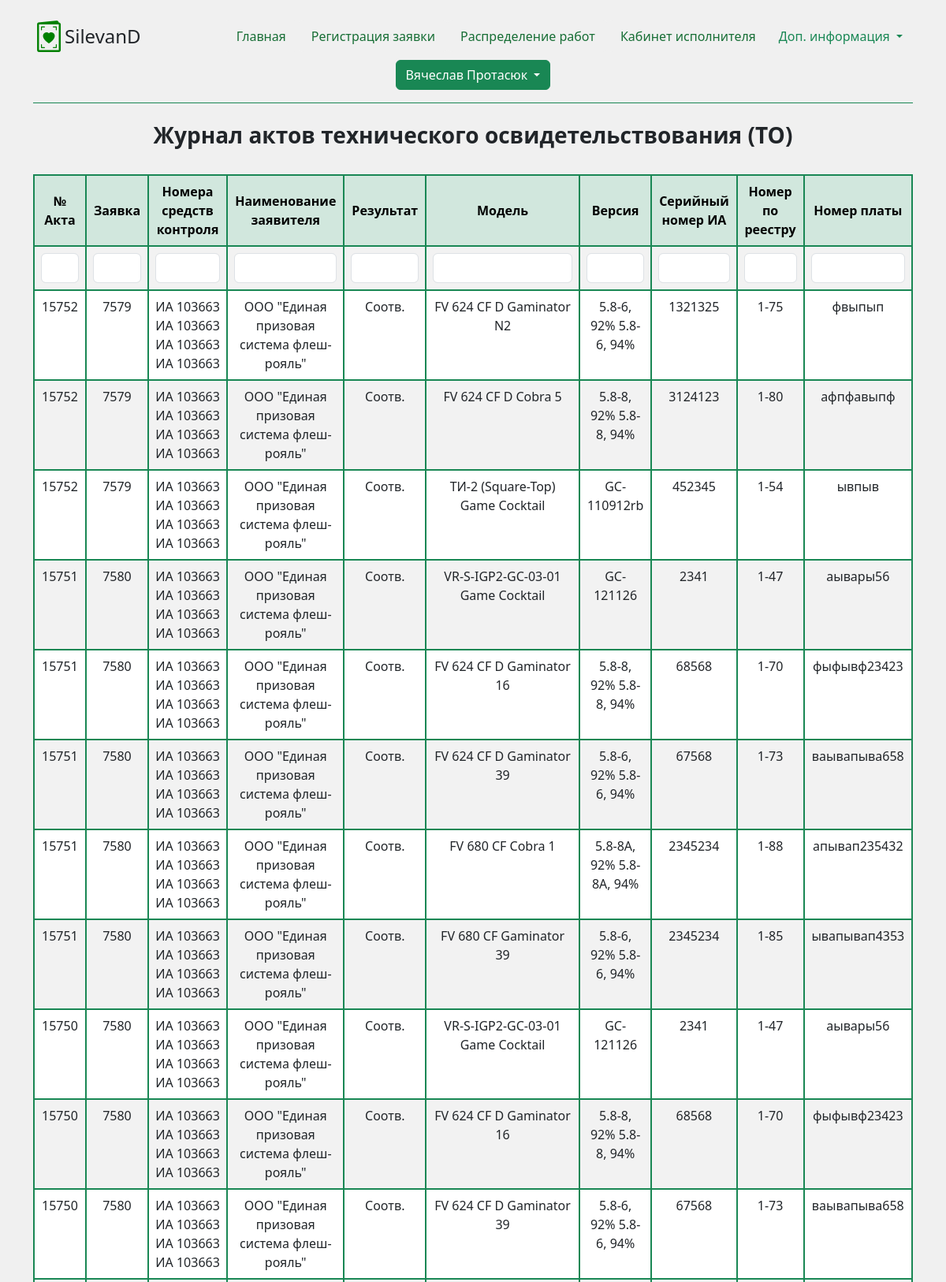
Screenshot of /act_creation/slot_machine_data/ (signed in, upper part) with the database file from the repository.
### act_creation/models.py (models this page shows, shortened)
class Act(models.Model):
    act_number = models.IntegerField(blank=True, null=True, verbose_name='№ Акта')
    distribution = models.ForeignKey('distribution.ControlJournal', on_delete=models.CASCADE, related_name='act_to')
    control_sticks_number = models.TextField(max_length=500, blank=True, null=True, verbose_name='Номера средств контроля')
    conformity = models.ForeignKey('Conformity', on_delete=models.CASCADE, related_name='manufacturer',
                                   blank=True, null=True, verbose_name='Результат')
    model_registry = models.ForeignKey('Registry', on_delete=models.CASCADE, verbose_name='Номер по реестру')
    slot_number = models.CharField(max_length=100, verbose_name='Серийный номер ИА')
    board_number = models.CharField(max_length=50, verbose_name='Номер платы')

class Conformity(models.Model):
    conformity = models.CharField(max_length=20)
    def __str__(self):
        return self.conformity

class Registry(models.Model):
    number = models.CharField(max_length=10)
    model = models.CharField(max_length=200)
    version = models.CharField(max_length=200)
    manufacturer = models.CharField(max_length=500)
    def __str__(self):
        return self.number

### distribution/models.py (models this page shows, shortened)
class ControlJournal(models.Model):
    short_slot_name = models.TextField(max_length=200, blank=True, null=True, verbose_name='Модели ИА')
    place = models.CharField(max_length=50, blank=True, null=True, verbose_name='Место проведения ТО')
    application = models.ForeignKey('application.Application', on_delete=models.CASCADE, related_name='control_journal')
    act = models.TextField(max_length=200, blank=True, null=True, verbose_name='Акт ТО')
    notice = models.TextField(max_length=200, blank=True, null=True, verbose_name='Примечание')
    user = models.ForeignKey(User, on_delete=models.CASCADE, verbose_name='Исполнитель')

### application/models.py (models this page shows)
class Application(models.Model):
    application_number = models.IntegerField()
    created_on = models.DateField(default=timezone.now, blank=True, null=True)
    application_number_belgiss = models.IntegerField(blank=True, null=True, verbose_name='Входящий номер БелГИСС')
    date_belgiss = models.DateField(blank=True, null=True, verbose_name='Дата входящего номера БелГИСС')
    num_of_mach = models.IntegerField(verbose_name='Количество ИА')
    bill_number = models.CharField(max_length=20, blank=True, null=True, verbose_name='Номер счета')
    bill_date = models.DateField(blank=True, null=True, verbose_name='Дата счета')
    pdf = models.FileField(verbose_name='PDF', upload_to='PDF/', blank=True, null=True)
    declarant = models.ForeignKey('Declarant', on_delete=models.CASCADE, related_name='applications', verbose_name='Заявитель')
    status = models.ForeignKey('Status', on_delete=models.CASCADE, related_name='applications')
    def __str__(self):
        return str(self.application_number)

class Declarant(models.Model):
    name = models.CharField(max_length=200, verbose_name='Наименование заявителя')
    address = models.TextField(max_length=500, verbose_name='Юридический адрес')
    unp = models.IntegerField(verbose_name='УНП')
    def __str__(self):
        return self.name

### act_creation/views.py (the view)
# urls.py: path('slot_machine_data/', views.slot_machine_data, name='slot_machine_data'),
@permission_required('act_creation.view_act')
def slot_machine_data(request):
    slot_machines_data = Act.objects.all().order_by('-act_number')
    list_keys = [
        'act_number', 'application', 'control_sticks_number',
        'declarant', 'result', 'model', 'version', 'slot_number',
        'reg_number', 'board_number'
    ]
    param_dict = {_: request.GET.get(_) for _ in list_keys}
    for key, value in param_dict.items():
        if value:
            if key == 'application':
                filter_name = f'distribution__application__application_number__icontains'
            elif key == 'declarant':
                filter_name = f'distribution__application__declarant__name__icontains'
            elif key == 'model' or key == 'version':
                filter_name = f'model_registry__{key}__icontains'
            elif key == 'reg_number':
                filter_name = f'model_registry__number__icontains'
            else:
                filter_name = f'{key}__icontains'
            slot_machines_data = slot_machines_data.filter(**{filter_name: str(value)})
    context = {
            'slot_machines_data': slot_machines_data,
            'act_number': param_dict['act_number'],
            'application': param_dict['application'],
            'control_sticks_number': param_dict['control_sticks_number'],
            'declarant': param_dict['declarant'],
            'result': param_dict['result'],
            'model': param_dict['model'],
            'version': param_dict['version'],
            'slot_number': param_dict['slot_number'],
            'reg_number': param_dict['reg_number'],
            'board_number': param_dict['board_number']
        }
    return render(request, 'slot_machine_data.html', context)

### act_creation/templates/slot_machine_data.html (shortened to what this page needs)
{% extends "base.html" %}
{% block page_content %}
<div class="container">
<br>
    <h3 class="d-flex justify-content-center">
        <b>Журнал актов технического освидетельствования (ТО)</b>
    </h3>
<br>
    <form class="search-form d-flex" role="search">
    <table class="table table-hover table-striped table-bordered border-2 border-success text-center">
      <thead class="table table-success table-bordered border-success align-middle">
        <tr>
            <th scope="col">№ Акта</th>
            <th scope="col">Заявка</th>
            <th scope="col" style="width: 100px;">Номера средств контроля</th>
            <th scope="col">Наименование заявителя</th>
            <th scope="col">Результат</th>
            <th scope="col">Модель</th>
            <th scope="col">Версия</th>
            <th scope="col">Серийный номер ИА</th>
            <th scope="col">Номер по реестру</th>
            <th scope="col">Номер платы</th>
        </tr>
      </thead>
      <tbody>
      <tr>
            <td>
                <input type="search" name="act_number" class="form-control me-2" value="{{ act_number|default:'' }}" aria-label="Search">
            </td>
            <td>
                <input type="search" name="application" class="form-control me-2" value="{{ application|default:'' }}" aria-label="Search">
            </td>
            <td>
                <input type="search" name="control_sticks_number" class="form-control me-2" value="{{ control_sticks_number|default:'' }}" aria-label="Search">
            </td>
            <td>
                <input type="search" name="declarant" class="form-control me-2" value="{{ declarant|default:'' }}" aria-label="Search">
            </td>
            <td>
                <input type="search" name="result" class="form-control me-2" value="{{ result|default:'' }}" aria-label="Search">
            </td>
            <td>
                <input type="search" name="model" class="form-control me-2" value="{{ model|default:'' }}" aria-label="Search">
            </td>
            <td>
                <input type="search" name="version" class="form-control me-2" value="{{ version|default:'' }}" aria-label="Search">
            </td>
            <td>
                <input type="search" name="slot_number" class="form-control me-2" value="{{ slot_number|default:'' }}" aria-label="Search">
            </td>
            <td>
                <input type="search" name="reg_number" class="form-control me-2" value="{{ reg_number|default:'' }}" aria-label="Search">
            </td>
            <td>
                <input type="search" name="board_number" class="form-control me-2" value="{{ board_number|default:'' }}" aria-label="Search">
            </td>
        </tr>
      {% for data in slot_machines_data %}
        <tr>
            <td>{{ data.act_number }}</td>
            <td>{{ data.distribution.application }}</td>
            <td>{{ data.control_sticks_number }}</td>
            <td>{{ data.distribution.application.declarant }}</td>
            <td>{{ data.conformity }}</td>
            <td>{{ data.model_registry.model }}</td>
            <td>{{ data.model_registry.version }}</td>
            <td>{{ data.slot_number }}</td>
            <td>{{ data.model_registry }}</td>
            <td>{{ data.board_number }}</td>
        </tr>
      {% endfor %}
      </tbody>
    </table>
    </form>
</div>
{% endblock %}

### templates/base.html (shortened to what this page needs)
<!doctype html>
<html lang="ru">
  <head>
    <link href="https://cdn.jsdelivr.net/npm/bootstrap@5.3.0/dist/css/bootstrap.min.css" rel="stylesheet">
    <link rel="stylesheet" href="https://cdn.jsdelivr.net/npm/bootstrap-icons/font/bootstrap-icons.css">
  </head>
  <body style="background-color: #f0f0f0;">
    <div class="container">
      <header class="d-flex flex-wrap justify-content-center align-items-center py-3 border-bottom border-success">
        <a href="/" class="d-flex align-items-center mb-3 mb-md-0 me-md-auto text-dark text-decoration-none">
          <i class="bi bi-valentine2" style="font-size: 40px; color: green;"></i>
          <span class="fs-4">SilevanD</span>
        </a>
        <ul class="nav nav-pills">
          <li class="nav-item"><a href="{% url 'home' %}" class="nav-link" aria-current="page">Главная</a></li>
          <li class="nav-item"><a href="{% url 'application' %}" class="nav-link">Регистрация заявки</a></li>
          <li class="nav-item"><a href="{% url 'distribution' %}" class="nav-link">Распределение работ</a></li>
          <li class="nav-item"><a href="{% url 'act_creation' %}" class="nav-link">Кабинет исполнителя</a></li>
        </ul>
        <div class="dropdown">
          <button class="btn text-success dropdown-toggle" type="button" data-bs-toggle="dropdown" aria-expanded="false">
            Доп. информация
          </button>
        </div>
        <div class="d-flex align-items-center">
          {% if request.user.is_authenticated %}
            <div class="dropdown">
              <button class="btn btn-success dropdown-toggle" type="button" id="dropdownLogout" data-bs-toggle="dropdown" aria-expanded="false">
                {{ request.user.get_full_name|default:request.user.username }}
              </button>
            </div>
          {% else %}
            <a class="btn btn-outline-success" href="{% url 'login' %}">Войти</a>
          {% endif %}
        </div>
      </header>
    </div>
    {% block page_content %}
    {% endblock %}
  </body>
</html>

### templates/base.html (style rules this page uses)
h1, h3, h5 { text-align: center; }
.nav-link { background-color: #f0f0f0; color: #176e35; }
.table-bordered, .table-bordered th, .table-bordered td { border: 1px solid #198754 !important; }
.table { border-collapse: separate; border-spacing: 0; }

### rows the page displays
Act: act_number "15752", distribution.application "7579", control_sticks_number "ИА 103663 ИА 103663 ИА 103663 ИА 103663", distribution.application.declarant "ООО \"Единая призовая система флеш-рояль\"", conformity "Соотв.", model_registry.model "FV 624 CF D Gaminator N2", model_registry.version "5.8-6, 92% 5.8-6, 94%", slot_number "1321325", model_registry "1-75", board_number "фвыпып"
Act: act_number "15752", distribution.application "7579", control_sticks_number "ИА 103663 ИА 103663 ИА 103663 ИА 103663", distribution.application.declarant "ООО \"Единая призовая система флеш-рояль\"", conformity "Соотв.", model_registry.model "FV 624 CF D Cobra 5", model_registry.version "5.8-8, 92% 5.8-8, 94%", slot_number "3124123", model_registry "1-80", board_number "афпфавыпф"
Act: act_number "15752", distribution.application "7579", control_sticks_number "ИА 103663 ИА 103663 ИА 103663 ИА 103663", distribution.application.declarant "ООО \"Единая призовая система флеш-рояль\"", conformity "Соотв.", model_registry.model "ТИ-2 (Square-Top) Game Cocktail", model_registry.version "GC-110912rb", slot_number "452345", model_registry "1-54", board_number "ывпыв"
Act: act_number "15751", distribution.application "7580", control_sticks_number "ИА 103663 ИА 103663 ИА 103663 ИА 103663", distribution.application.declarant "ООО \"Единая призовая система флеш-рояль\"", conformity "Соотв.", model_registry.model "VR-S-IGP2-GC-03-01 Game Cocktail", model_registry.version "GC-121126", slot_number "2341", model_registry "1-47", board_number "аывары56"
Act: act_number "15751", distribution.application "7580", control_sticks_number "ИА 103663 ИА 103663 ИА 103663 ИА 103663", distribution.application.declarant "ООО \"Единая призовая система флеш-рояль\"", conformity "Соотв.", model_registry.model "FV 624 CF D Gaminator 16", model_registry.version "5.8-8, 92% 5.8-8, 94%", slot_number "68568", model_registry "1-70", board_number "фыфывф23423"
Act: act_number "15751", distribution.application "7580", control_sticks_number "ИА 103663 ИА 103663 ИА 103663 ИА 103663", distribution.application.declarant "ООО \"Единая призовая система флеш-рояль\"", conformity "Соотв.", model_registry.model "FV 624 CF D Gaminator 39", model_registry.version "5.8-6, 92% 5.8-6, 94%", slot_number "67568", model_registry "1-73", board_number "ваывапыва658"
Act: act_number "15751", distribution.application "7580", control_sticks_number "ИА 103663 ИА 103663 ИА 103663 ИА 103663", distribution.application.declarant "ООО \"Единая призовая система флеш-рояль\"", conformity "Соотв.", model_registry.model "FV 680 CF Cobra 1", model_registry.version "5.8-8A, 92% 5.8-8A, 94%", slot_number "2345234", model_registry "1-88", board_number "апывап235432"
Act: act_number "15751", distribution.application "7580", control_sticks_number "ИА 103663 ИА 103663 ИА 103663 ИА 103663", distribution.application.declarant "ООО \"Единая призовая система флеш-рояль\"", conformity "Соотв.", model_registry.model "FV 680 CF Gaminator 39", model_registry.version "5.8-6, 92% 5.8-6, 94%", slot_number "2345234", model_registry "1-85", board_number "ывапывап4353"
Act: act_number "15750", distribution.application "7580", control_sticks_number "ИА 103663 ИА 103663 ИА 103663 ИА 103663", distribution.application.declarant "ООО \"Единая призовая система флеш-рояль\"", conformity "Соотв.", model_registry.model "VR-S-IGP2-GC-03-01 Game Cocktail", model_registry.version "GC-121126", slot_number "2341", model_registry "1-47", board_number "аывары56"
Act: act_number "15750", distribution.application "7580", control_sticks_number "ИА 103663 ИА 103663 ИА 103663 ИА 103663", distribution.application.declarant "ООО \"Единая призовая система флеш-рояль\"", conformity "Соотв.", model_registry.model "FV 624 CF D Gaminator 16", model_registry.version "5.8-8, 92% 5.8-8, 94%", slot_number "68568", model_registry "1-70", board_number "фыфывф23423"
Act: act_number "15750", distribution.application "7580", control_sticks_number "ИА 103663 ИА 103663 ИА 103663 ИА 103663", distribution.application.declarant "ООО \"Единая призовая система флеш-рояль\"", conformity "Соотв.", model_registry.model "FV 624 CF D Gaminator 39", model_registry.version "5.8-6, 92% 5.8-6, 94%", slot_number "67568", model_registry "1-73", board_number "ваывапыва658"

### other values shown
{{ request.user.get_full_name|default:request.user.username }} "Вячеслав Протасюк"
